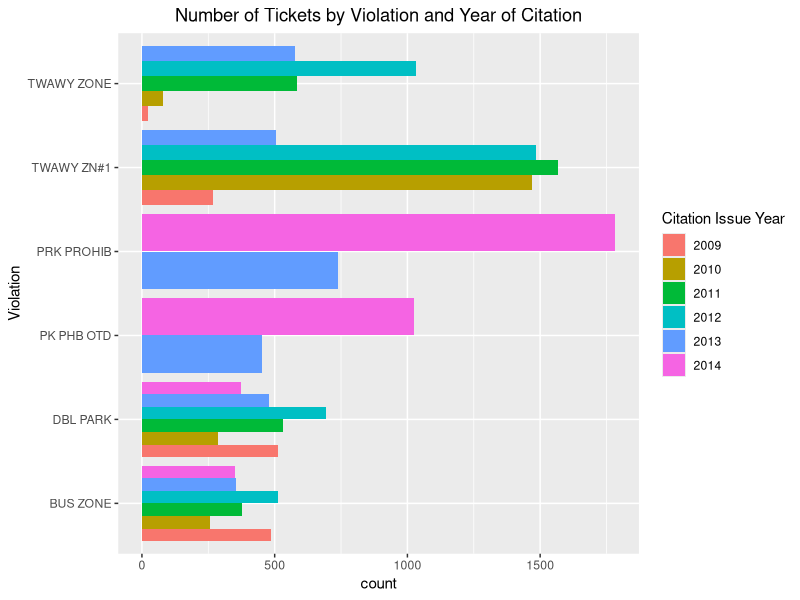
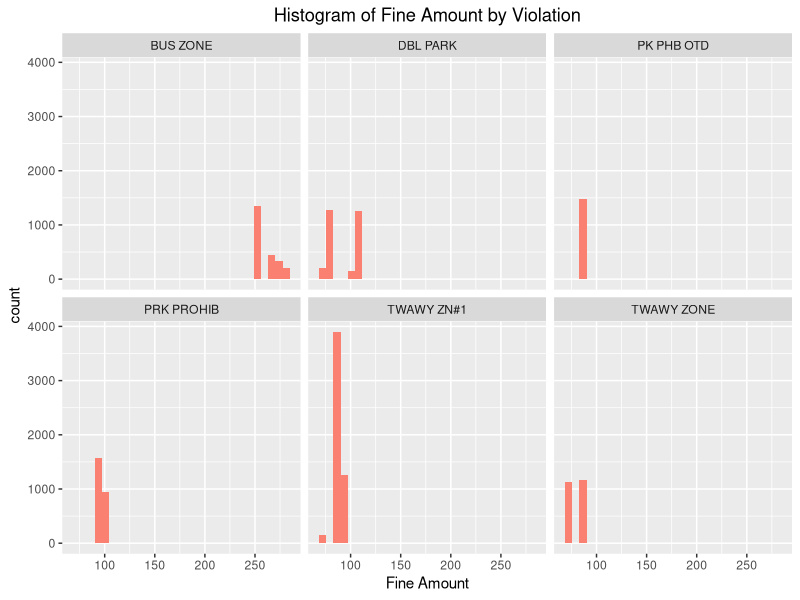
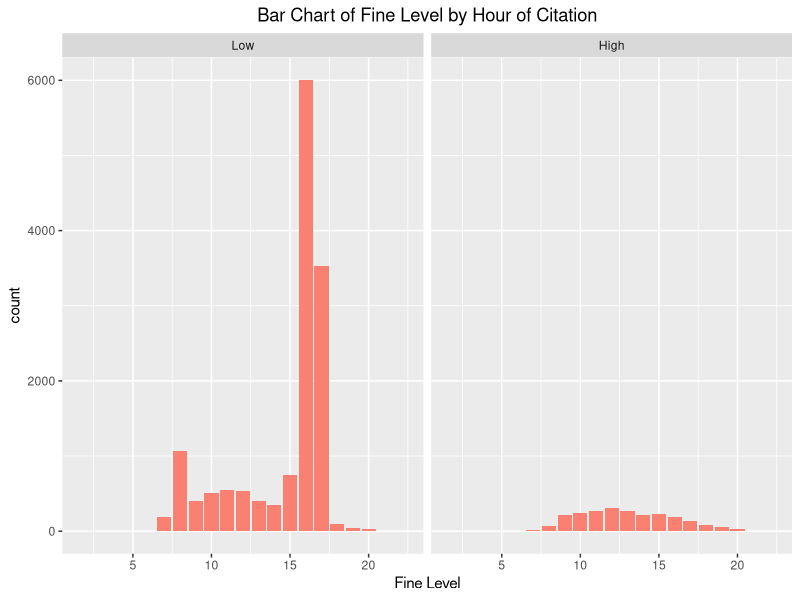
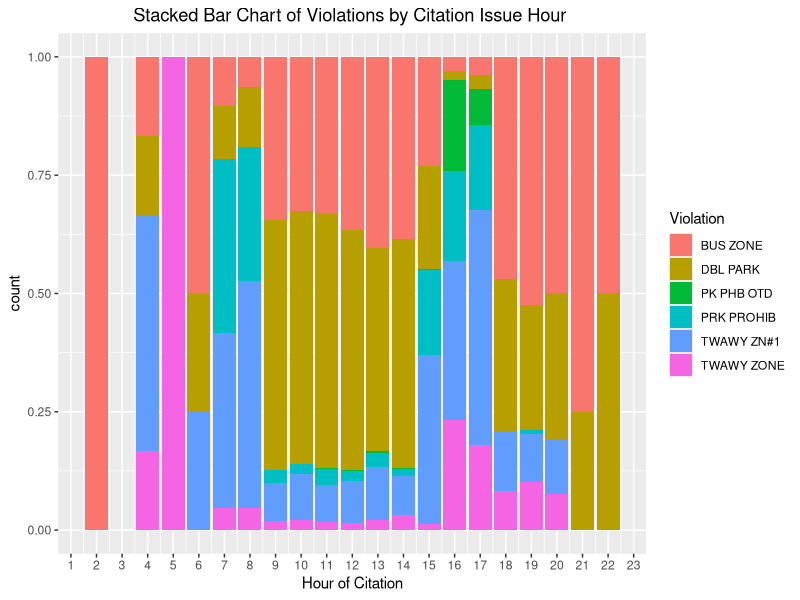
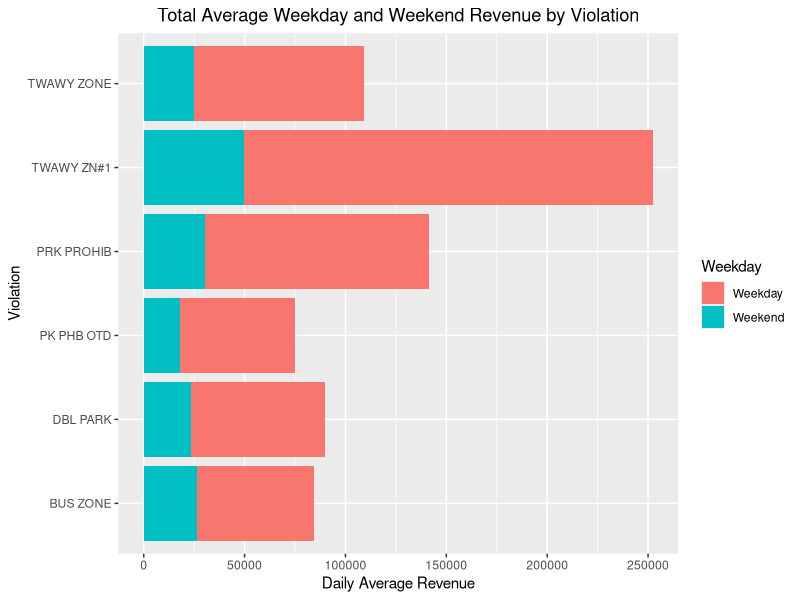
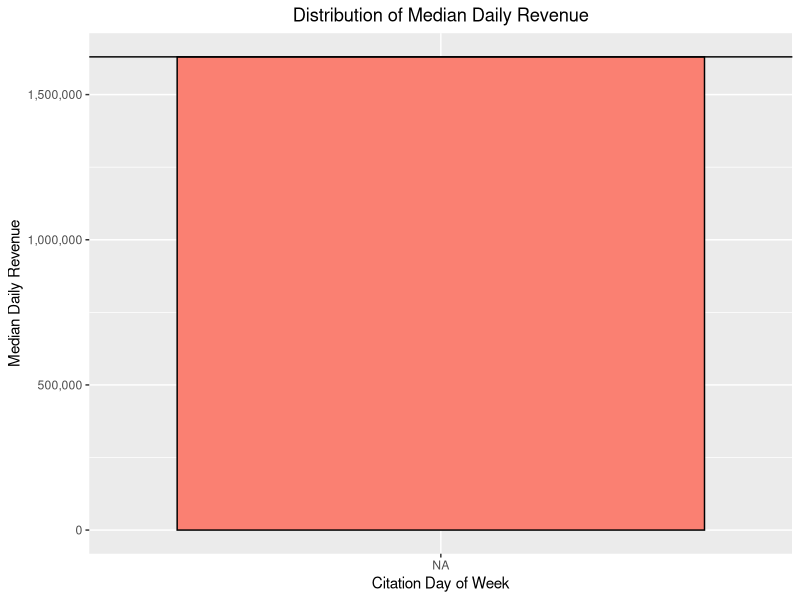
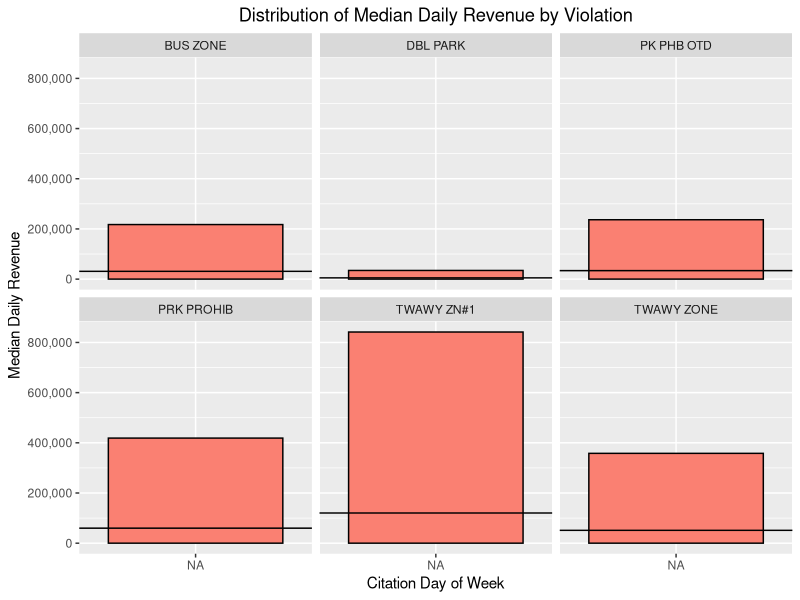

Source code (R) for these figures, in order: (Note: this script raises an error after producing the figures.)
## ---- chunk 1
library(ggplot2)
library(dplyr)
library(scales)
library(MASS)

rawTickets <- data.frame(read.csv('Muni_Driver_Reported_Transit_Only_Lane_Violations.csv', header = T, sep = ","))
tickets <- read.csv("tickets.csv")

tickets$Citation.Issue.DayOfWeek = factor(tickets$Citation.Issue.DayOfWeek,levels(tickets$Citation.Issue.DayOfWeek)[c(4,2,6,7,5,1,3)])


## ---- chunk 2
print("Cite the above sources properly")
## ---- chunk 3
print("Cite the above sources properly")
## ---- chunk 4
ggplot(data = tickets) + geom_bar(mapping = aes(x = tickets$Violation, fill = as.factor(tickets$Citation.Issue.Year)), position = "dodge") + coord_flip() + xlab("Violation") + theme(plot.title = element_text(hjust = 0.5)) + ggtitle("Number of Tickets by Violation and Year of Citation") + labs(fill = "Citation Issue Year") 
## ---- chunk 5
fine.plot <- ggplot(data = tickets) + geom_histogram(mapping = aes(x = tickets$Fine.Amount), fill="salmon")

fine.plot + facet_wrap(~tickets$Violation) + xlab("Fine Amount") + theme(plot.title = element_text(hjust = 0.5)) + 
    ggtitle("Histogram of Fine Amount by Violation")

rm(fine.plot)
## ---- chunk 6
# Initialize new factor variable Fine.Level
tickets$Fine.Level <- tickets$Fine.Amount
tickets$Fine.Level <- ifelse(tickets$Fine.Amount < 175, "Low", "High")
tickets$Fine.Level <- as.factor(tickets$Fine.Level)
tickets$Fine.Level <- relevel(tickets$Fine.Level, "Low")
## Generate table

fine.plot3 <- ggplot(data = tickets) + geom_bar(mapping = aes(x = tickets$Citation.Issue.Hour), 
    fill = "salmon")
fine.plot3 + facet_wrap(~tickets$Fine.Level) + xlab("Fine Level") + theme(plot.title = element_text(hjust = 0.5)) + 
    ggtitle("Bar Chart of Fine Level by Hour of Citation")

rm(fine.plot3)
## ---- chunk 7

ggplot(tickets, aes(x = Citation.Issue.Hour, fill = Violation)) + geom_bar(position = "fill") + 
    scale_x_continuous(breaks = seq(0, 24, 1)) + xlab("Hour of Citation") + 
    theme(plot.title = element_text(hjust = 0.5)) + ggtitle("Stacked Bar Chart of Violations by Citation Issue Hour ")

## ---- chunk 8
#Create variable that stores sum of apount paid by violation and weekday 
tickets.violWeekday <- aggregate(tickets[,c("Amount.Paid")], by=list(tickets$Violation, tickets$Citation.Issue.Weekday), FUN=sum)
  ##Rename the columns of tickets.violWeekday
tickets.violWeekday <- rename(tickets.violWeekday, Violation = Group.1, Weekday = Group.2, Total.Revenue = x)
  ##Create new column for daily average revenue: IF day == weekday, then divide TR by 5; ELSE divide by 2
tickets.violWeekday$Daily.Average.Revenue <- ifelse(tickets.violWeekday$Weekday == 1, tickets.violWeekday$Total.Revenue/5, tickets.violWeekday$Total.Revenue/2)

#Average Weekday and Weekend Revenue by Violation
p <- ggplot(tickets.violWeekday, aes(x=Violation, y=Daily.Average.Revenue, fill=Weekday))
p + geom_col() + coord_flip() + theme(plot.title = element_text(hjust = 0.5)) + ggtitle("Total Average Weekday and Weekend Revenue by Violation") + ylab("Daily Average Revenue")

#Remove from Workspace
rm(p, tickets.violWeekday)
## ---- chunk 9
#Calculateand plot the Median Daily Revenue
tickets_day_rev2 <- tickets %>% group_by(Citation.Issue.DayOfWeek) %>% summarise(Median.Daily.Revenue = median(Amount.Paid)*n())

ggplot(data = tickets_day_rev2) + geom_col(mapping = aes(x = tickets_day_rev2$Citation.Issue.DayOfWeek, y= Median.Daily.Revenue), fill="Salmon", color="black") + xlab("Citation Day of Week") + theme(plot.title = element_text(hjust = 0.5)) + ggtitle("Distribution of Median Daily Revenue") + ylab("Median Daily Revenue")+ scale_y_continuous(label=comma) + geom_hline(yintercept = median(tickets_day_rev2$Median.Daily.Revenue))


# find median daily revenue by violation type
tickets_viol_median_rev <- tickets %>% group_by(Violation) %>% summarise(Median.Violation.Revenue = median(Amount.Paid)*n()/7)


#Calculateand plot the Median Daily Revenue by Violation type

tickets_day_rev <- tickets %>% group_by(Violation, Citation.Issue.DayOfWeek) %>% summarise(Median.Daily.Revenue = median(Amount.Paid)*n())

ggplot(data = tickets_day_rev) + geom_col(mapping = aes(x = tickets_day_rev$Citation.Issue.DayOfWeek, y= Median.Daily.Revenue), fill="Salmon", color="black") + xlab("Citation Day of Week") + theme(plot.title = element_text(hjust = 0.5)) + ggtitle("Distribution of Median Daily Revenue by Violation") + ylab("Median Daily Revenue") + facet_wrap(~Violation) + scale_y_continuous(label=comma)  + geom_hline(data=tickets_viol_median_rev, aes(yintercept = tickets_viol_median_rev$Median.Violation.Revenue))

## ---- chunk 10

meanDailyMedianRevenue <- round(mean(tickets_day_rev2$Median.Daily.Revenue))
str(meanDailyMedianRevenue)
summary(tickets_day_rev2$Median.Daily.Revenue)

st <- shapiro.test(tickets_day_rev$Median.Daily.Revenue)
st$p.value

## ---- chunk 11
chi <- chisq.test(tickets$Violation, tickets$Citation.Issue.DayOfWeek)
chi[c('observed', 'expected')]
